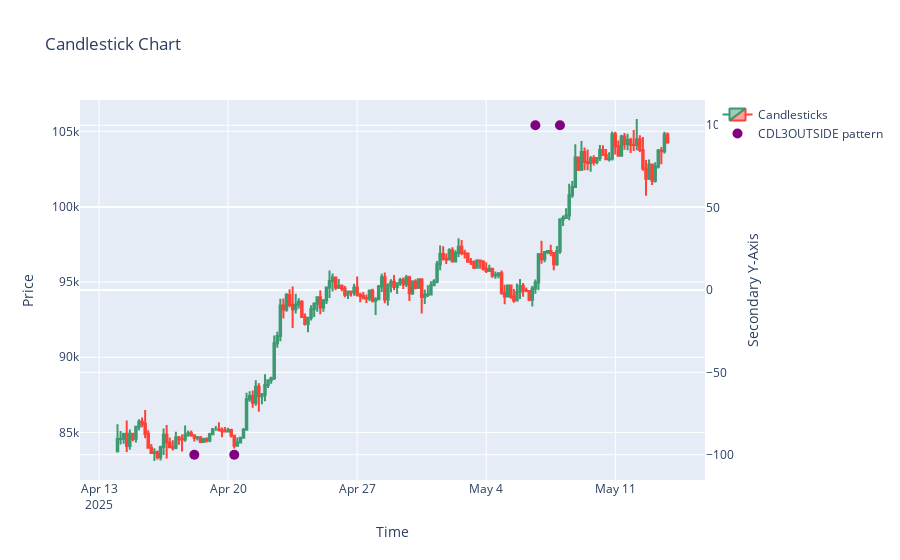

Notebook source saved alongside this figure:
### Code cell
fig1 = create_base_candlestick_chart(aa)


fig1 = add_chart_to_figure(
    fig1,
    go.Scatter(
        x=aa.index,
        y=aa["CDL3OUTSIDE_pattern"].replace(0, None),
        mode="markers",
        name="CDL3OUTSIDE pattern",
        marker={"color": "purple", "size": 10},
    ),
)

# Deploy a secondary y-axis
fig1.data[-1].update(yaxis="y2")

fig1.update_layout(yaxis2={"title": "Secondary Y-Axis", "overlaying": "y", "side": "right"})

fig1.show()

### Figure 1 — Plotly figure (JSON) as saved in the notebook; plotly's stock layout.template omitted (floating-point values rounded to 4 significant figures; data arrays with more than 128 entries replaced by an {"elided": "..."} marker saying what was removed)
{"data": [{"close": {"elided": "180 float values"}, "high": {"elided": "180 float values"}, "low": {"elided": "180 float values"}, "name": "Candlesticks", "open": {"elided": "180 float values"}, "type": "candlestick", "x": {"elided": "180 str values"}}, {"marker": {"color": "purple", "size": 10}, "mode": "markers", "name": "CDL3OUTSIDE pattern", "type": "scatter", "x": {"elided": "180 str values"}, "y": {"elided": "180 int values"}, "yaxis": "y2"}], "layout": {"title": {"text": "Candlestick Chart"}, "xaxis": {"rangeslider": {"visible": false}, "title": {"text": "Time"}}, "yaxis": {"title": {"text": "Price"}}, "yaxis2": {"overlaying": "y", "side": "right", "title": {"text": "Secondary Y-Axis"}}}}
